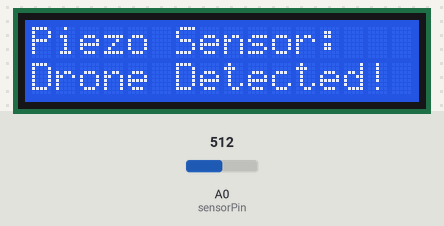
The sketch below on a simulated Arduino Uno, built with avr-gcc and run on an emulated ATmega328P. Shown: 16×2 character LCD. Inputs (shaded band) come from the test bench; at power-on: A0 (sensorPin) = 512. What the sketch prints to the serial monitor is not drawn.

Above: at 1.2 s.
1.3 s: A0 (sensorPin) set to 12
2.8 s: A0 (sensorPin) set to 9
At 3.3 s:
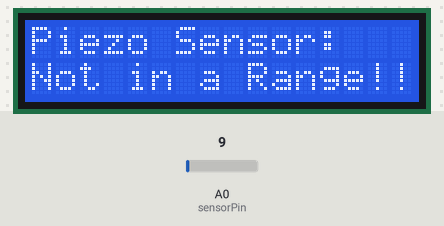
4.5 s: A0 (sensorPin) set to 122
At 5.2 s:
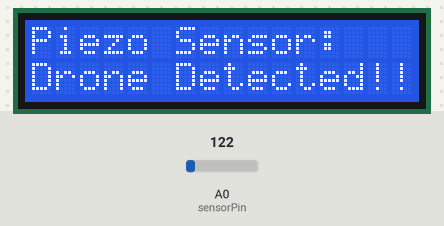
6.0 s: A0 (sensorPin) set to 0
At 6.8 s:
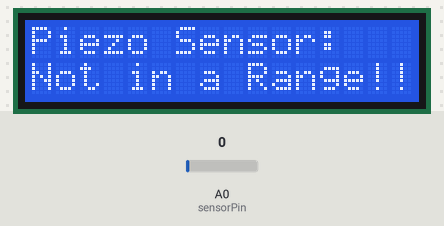
7.7 s: A0 (sensorPin) set to 20
At 8.8 s:
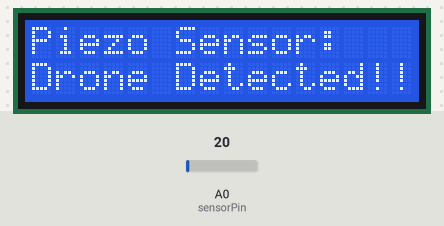
Timing chart, 0 to 10.2 s (numbered marks = the images above; inputs shaded):
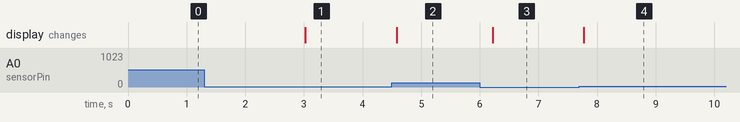

Measured:
- the behaviour switches between 11 and 10 on A0 (sensorPin) (found by bisection; images 0 and 1)
- after the input at 1.3 s, every drawn part: stays the same
- after the input at 2.8 s, the display: changes after 0.22 s (image 1)
- after the input at 4.5 s, the display: changes after 0.08 s (image 2)
- after the input at 6.0 s, the display: changes after 0.22 s (image 3)
- after the input at 7.7 s, the display: changes after 0.08 s (image 4)

The sketch:

PiezoElectricSensorWithLCD.ino
```cpp
#include <LiquidCrystal_I2C.h>

LiquidCrystal_I2C lcd(0x27, 16, 2);

const int sensorPin = A0; // Pin connected to piezo sensor
const int threshold = 10; // Threshold value to detect press

void setup() {
  Serial.begin(9600); // Initialize serial
  pinMode(sensorPin, INPUT);
  lcd.init(); // Initialize LCD
  lcd.backlight();
  lcd.print("Piezo Sensor:"); // Set pin as input
}

void loop() {

  int sensorValue = analogRead(sensorPin); // Read analog voltage

  // Check if pressure is applied
  if(sensorValue > threshold){
    Serial.println("Pressure detected!");
    while(analogRead(sensorPin) > threshold){
    lcd.setCursor(0, 1);

    lcd.print("Drone Detected!");
    }
  }

  else{
    Serial.println("Not in a range!");
    lcd.setCursor(0, 1);
    lcd.print("Not in a Range!!!!!");
}

  delay(200); // Small delay
}
```
